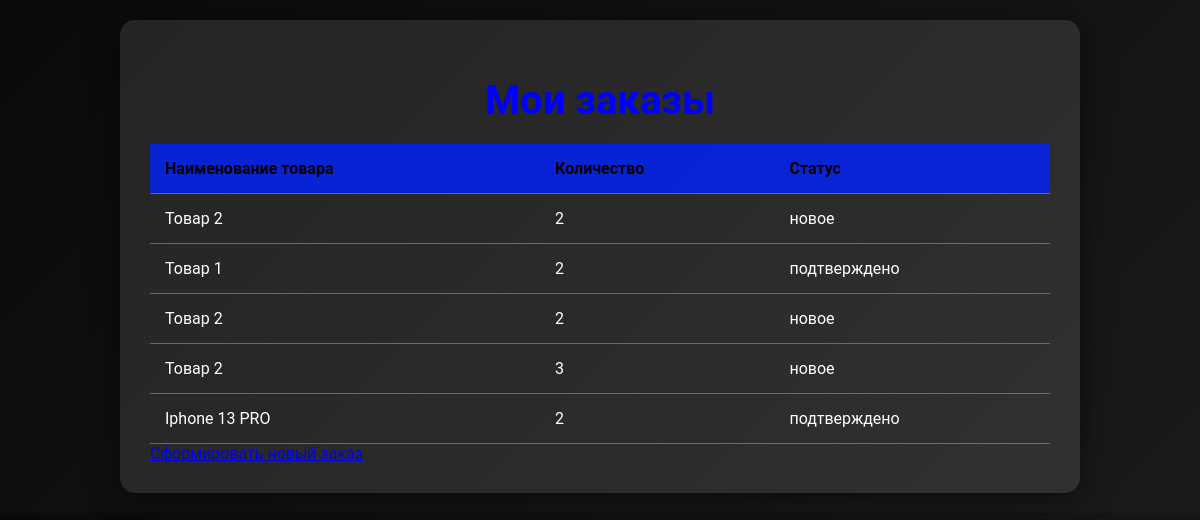
Screenshot of /orders.php (signed in) with the database file from the repository.
### tables this page shows
CREATE TABLE `orders` (
  `id` int NOT NULL,
  `user_id` int NOT NULL,
  `product_name` varchar(100) NOT NULL,
  `quantity` int NOT NULL,
  `delivery_address` varchar(255) NOT NULL,
  `status` enum('новое','подтверждено','отменено') DEFAULT 'новое'
);

### orders.php (the view, shortened to what this page needs)
<?php
require 'db_connection.php';
$user_id = $_SESSION['user_id'];
$query = "SELECT * FROM orders WHERE user_id = ?";
$stmt = $pdo->prepare($query);
$stmt->execute([$user_id]);
$orders = $stmt->fetchAll();
?>
<!DOCTYPE html>
<html lang="ru">
<head>
    <link rel="stylesheet" href="style.css">
</head>
<body>
    <div class="container">
        <h1>Мои заказы</h1>
        <table>
            <tr>
                <th>Наименование товара</th>
                <th>Количество</th>
                <th>Статус</th>
            </tr>
            <?php foreach ($orders as $order): ?>
                <tr>
                    <td><?php echo htmlspecialchars($order['product_name']); ?></td>
                    <td><?php echo htmlspecialchars($order['quantity']); ?></td>
                    <td><?php echo htmlspecialchars($order['status']); ?></td>
                </tr>
            <?php endforeach; ?>
        </table>
        <a href="create_orders.php">Сформировать новый заказ</a>
    </div>
</body>
</html>

### style.css (style rules this page uses)
body { font-family: 'Roboto', sans-serif; background: linear-gradient(135deg, #0a0a0a, #1a1a1a); margin: 0; padding: 20px; color: #ffffff; }
.container { max-width: 900px; margin: 0 auto; background: rgba(255, 255, 255, 0.1); padding: 30px; border-radius: 15px; box-shadow: 0 4px 30px rgba(0, 0, 0, 0.5); }
h1 { text-align: center; font-size: 2.5em; color: #0000ff; margin-bottom: 20px; }
table { width: 100%; border-collapse: collapse; margin-top: 20px; }
th, td { padding: 15px; text-align: left; border-bottom: 1px solid rgba(255, 255, 255, 0.3); }
th { background-color: rgba(0, 34, 255, 0.8); color: #000; font-weight: bold; }

### rows the page displays
orders: product_name "Товар 2", quantity "2", status "новое"
orders: product_name "Товар 1", quantity "2", status "подтверждено"
orders: product_name "Товар 2", quantity "2", status "новое"
orders: product_name "Товар 2", quantity "3", status "новое"
orders: product_name "Iphone 13 PRO", quantity "2", status "подтверждено"
